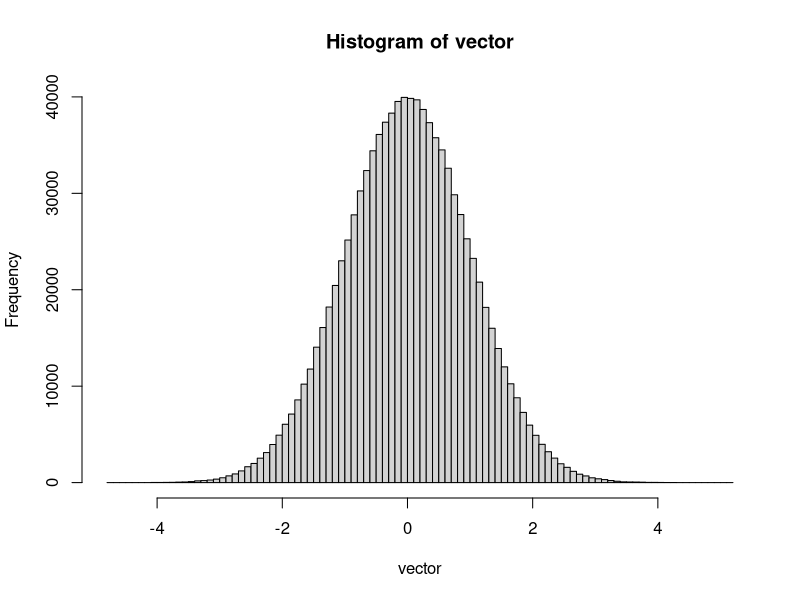
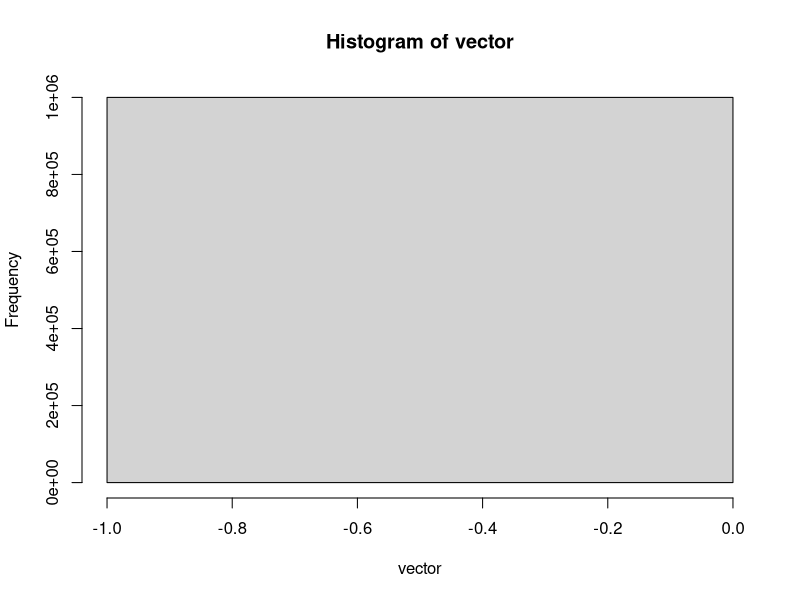
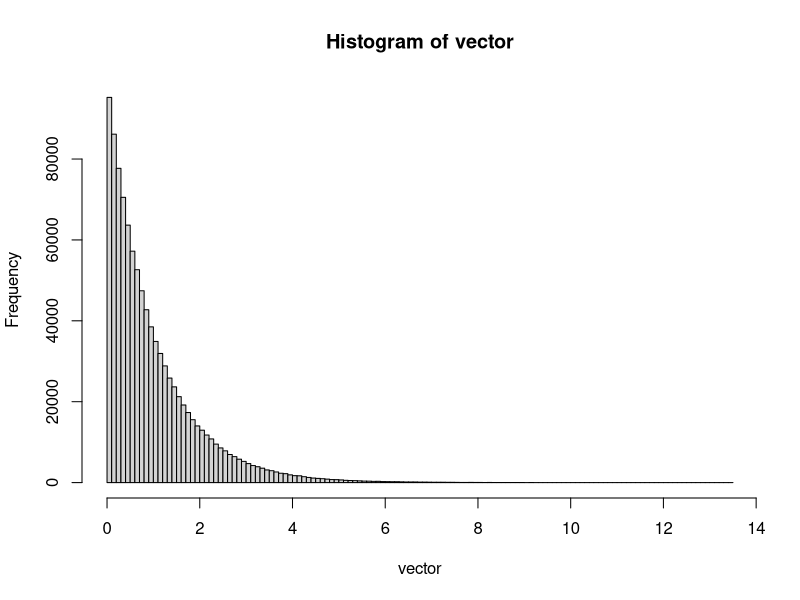
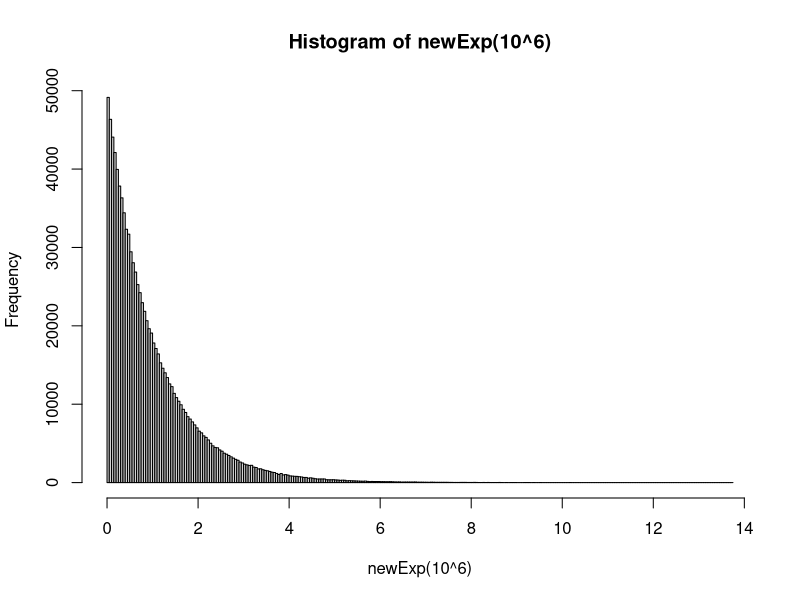
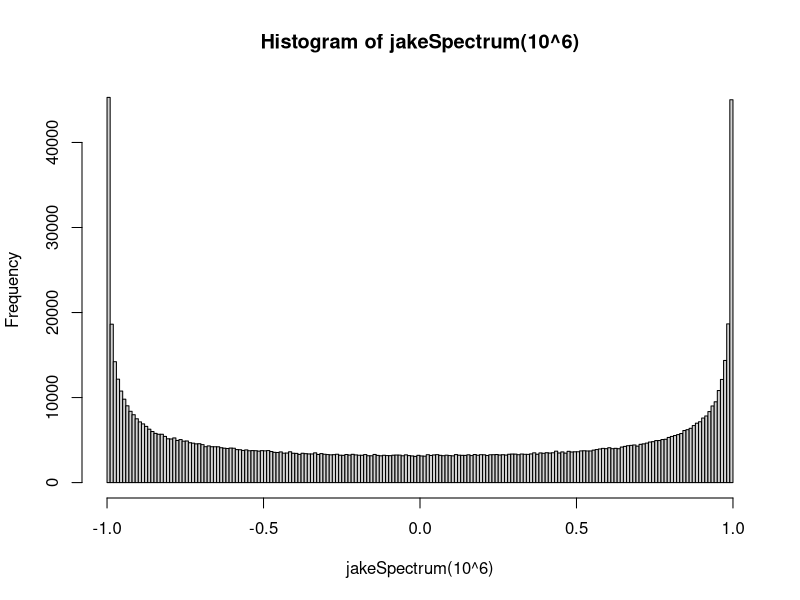
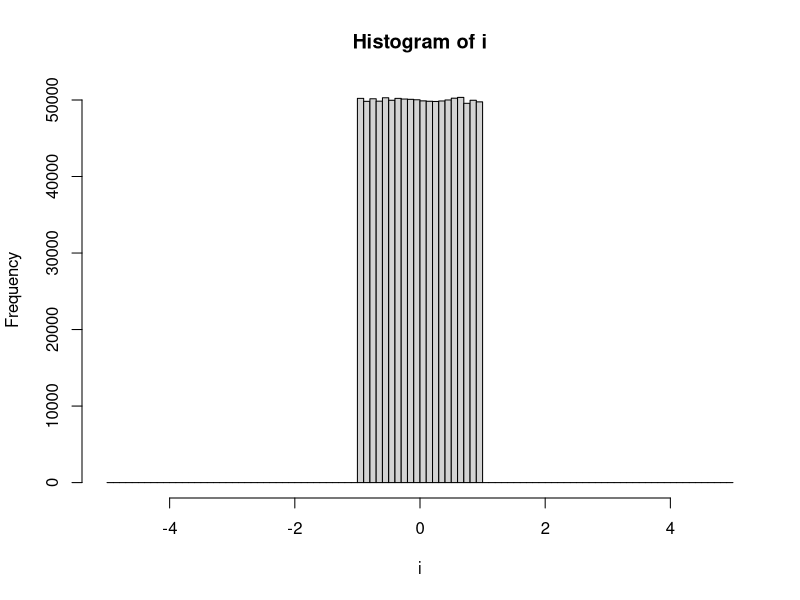
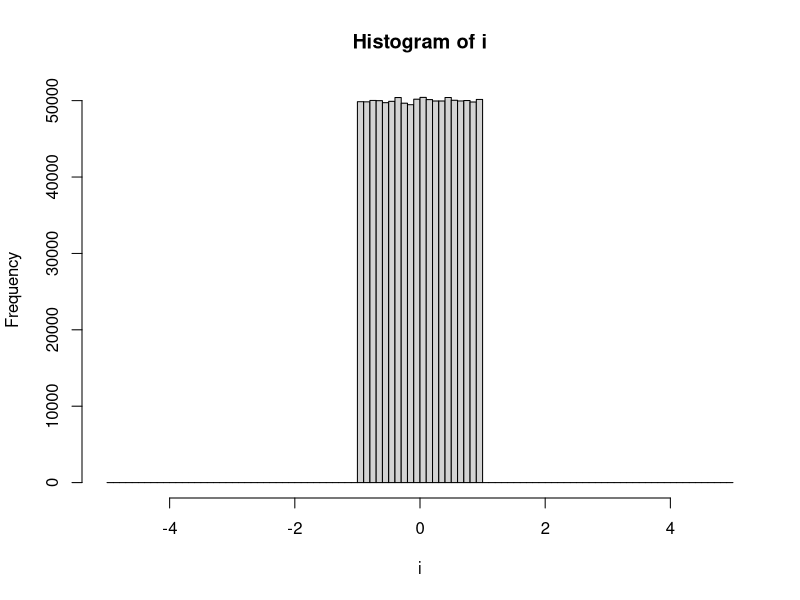
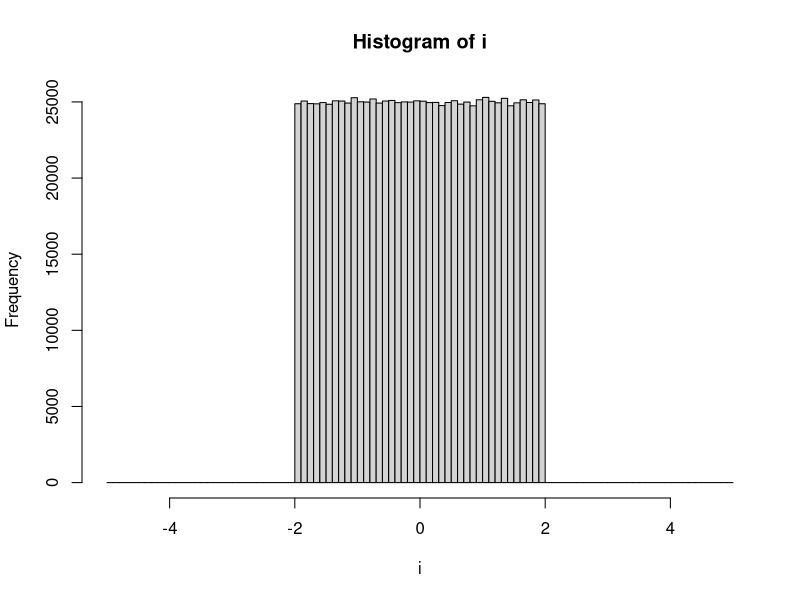

Reproduce these figures in R, in order.
#define

#Aufgabe 2.1
  a2.1 = function (vector) {
    hist(vector, breaks = 100)
    print(mean(vector))
    print(var(vector))
    print(sd(vector))
  }
  
  x = rnorm(10**6)
  y = runif(1000000, min = -1,  max = -1)
  z = rexp(1000000)
  
  a2.1(x)
  a2.1(y)
  a2.1(z)

#Aufabe 2.2
  newExp = function(size){
    return (-log(1-runif(size, min = 0, max = 1)))
  }
    #Lösung
    rexp2 = function(n){
      r <- runif(n, min = 0, max = 1)
      return(-log(1-r))
    }
  
  hist(newExp(10**6), breaks = 200)

#Aufgabe 2.4
  
  jakeSpectrum = function(n){
    f = function(x) {sinpi(x-0.5)}
    x = runif(n, min = 0, max = 1)
    return = f(x)
  }
  
  hist(jakeSpectrum(10**6), breaks = 200)
  
#Aufgabe 2.5
  
  x1 <- runif(10**6, min = -1, max = 1)
  x2 <- runif(10**6, min = -1, max = 1)
  x3 <- runif(10**6, min = -2, max = 2)
  x4 <- sample(2,10**6, replace = TRUE)*4-6
  
  samples = list(x1, x2, x3, x4, x1+x2, x1+x3, x1+2, x1+x4)
  for(i in samples){
    hist(i, breaks = seq(from=-5, to=5, by=0.1))    
  }
  